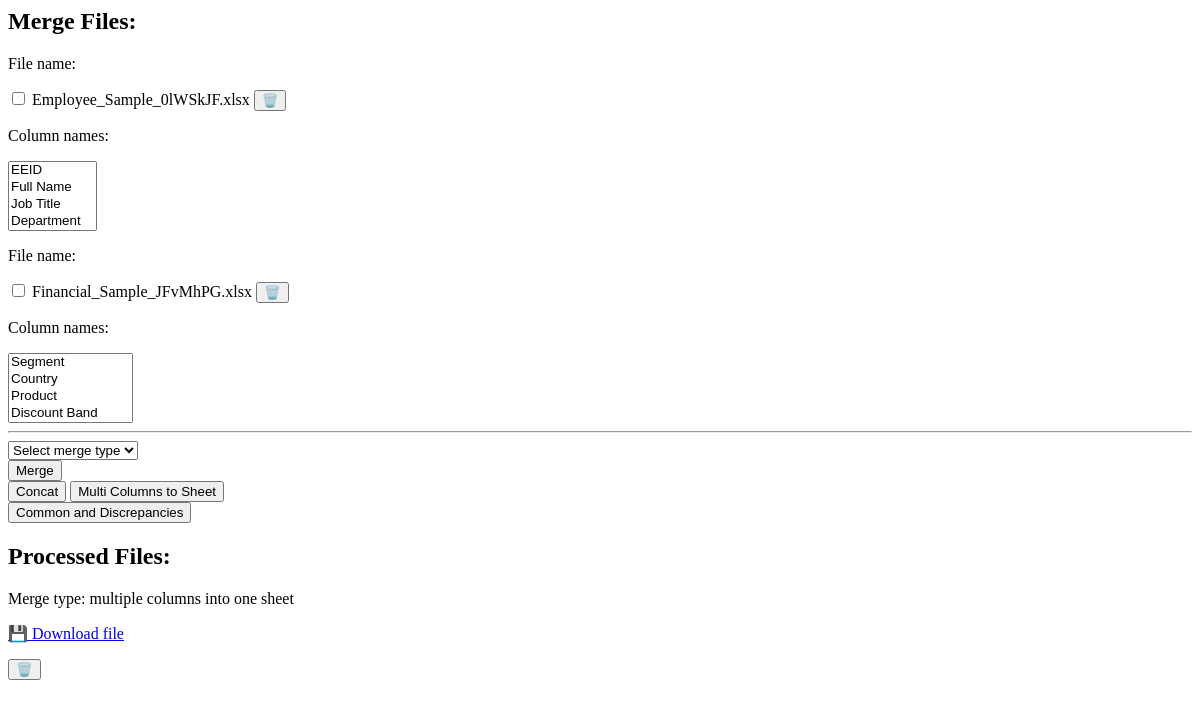
The app's page /files/, older data.
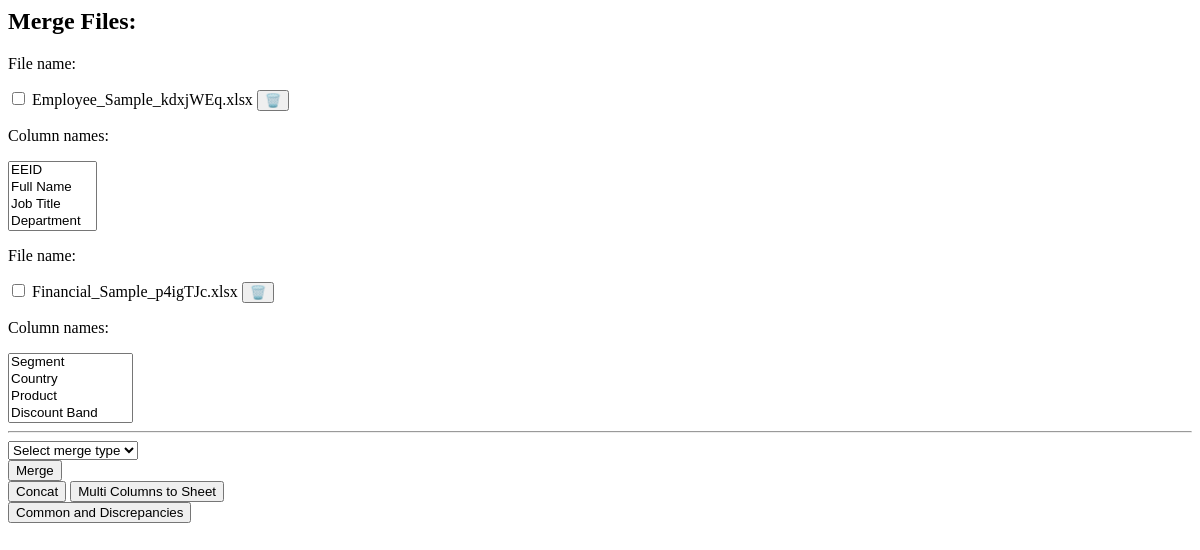
The same page, newer data.
### dashboard/models.py (models this page shows, shortened)
class Files(models.Model):
    files = models.FileField(upload_to='file_uploads/')
    column_names = models.TextField(null=True, blank=True)
    uploaded_at = models.DateTimeField(auto_now_add=True)
    def file_name(self):
        return os.path.basename(self.files.name)

class ProcessedFiles(models.Model):
    merge_type = models.CharField(max_length=50, null=True, blank=True)
    response_url = models.URLField(blank=True, null=True)

### dashboard/views.py (the view)
# urls.py: path("files/", files, name="files"),
def files(request):
    files = Files.objects.all()
    column_names_list = [{'file_instance': file_instance, 'column_names': file_instance.column_names.split(',')} for file_instance in files]
    processed_files = ProcessedFiles.objects.all()
    context = {
        'files': files,
        'processed_files': processed_files,
        'column_names_list': column_names_list
    }
    return render(request, 'files.html', context)

### dashboard/templatetags/split_filter.py (called while the page is built)
@register.filter(name='split')
def split(value, arg):
    return value.split(arg)

### dashboard/templates/files.html (shortened to what the changed rows need)
{% load split_filter %}
{% load humanize %}
<div class="flex flex-col justify-center items-center">
    <div
        class="flex w-full flex-col rounded-md bg-cover max-w-[95%] xl:max-w-[800px] w-[95%]">
        {% if files %}
            <div class="bg-white dark:bg-gray-900 rounded-3xl border dark:border dark:border-gray-700 p-6 my-2">
                <h2 class="text-2xl dark:text-white font-semibold mb-4">Merge Files: </h2>
                <form method="post">
                    {% for file in files %}
                        <div class="p-2 space-y-2 border-t border-dashed border-gray-500 my-2">
                            <p class="dark:text-white text-lg">File name: </p>
                            <div class="inline-flex items-center gap-2 p-3 rounded-3xl border dark:border dark:border-gray-700">
                                <input type="checkbox" name="files" value="{{ file.id }}">
                                <label class="dark:text-white ">{{ file.file_name }}</label>
                                <button class="border-l border-gray-700 mx-1 px-2" hx-delete="{% url 'delete_uploaded_file' file.id %}" hx-target="#files">🗑️</button>
                            </div>
                            <p class="dark:text-white text-lg">Column names: </p>
                            <div class="inline-flex p-3 rounded-3xl border dark:border dark:border-gray-700">
                                <select class="dark:bg-gray-900 dark:text-white" name="on_columns" id="on_columns" multiple>
                                    {% for column_name in file.column_names|split:',' %}
                                        <option class="p-2 dark:border-2 dark:border-gray-800 dark:hover:border-2 dark:hover:border-gray-700 rounded-3xl text-center mx-2" value="{{ column_name }}">{{ column_name }}</option>
                                    {% endfor %}
                                </select>
                            </div>
                        </div>
                    {% endfor %}
                </form>
            </div>
        {% endif %}
        {% if processed_files %}
        <div class="bg-white dark:bg-gray-900 rounded-3xl border dark:border dark:border-gray-700 p-6">
            <h2 class="text-2xl font-semibold dark:text-white mb-4">Processed Files: </h2>
            {% for file in processed_files %}
                <div class="mb-4">
                    <p class="text-gray-700 dark:text-white">Merge type: {{ file.merge_type }}</p>
                    <div class="flex justify-center items-center">
                        <p class="p-2"><a href="{{ file.response_url }}" class="text-blue-500 hover:underline hover:underline-offset-4">💾 Download file</a></p>
                        <button hx-delete="{% url "delete_processed_file" file.id %}" hx-target="#files">🗑️</button>
                    </div>
                </div>
            {% endfor %}
        </div>
        {% endif %}
    </div>
</div>

Row changes from the older to the newer data that the page shows:
removed Files: file_name "Employee_Sample_0lWSkJF.xlsx"
removed Files: file_name "Financial_Sample_JFvMhPG.xlsx"
removed ProcessedFiles: merge_type "multiple columns into one sheet"
added Files: file_name "Employee_Sample_kdxjWEq.xlsx"
added Files: file_name "Financial_Sample_p4igTJc.xlsx"
Text that changed along with them:
text no longer shown: "Processed Files:"
